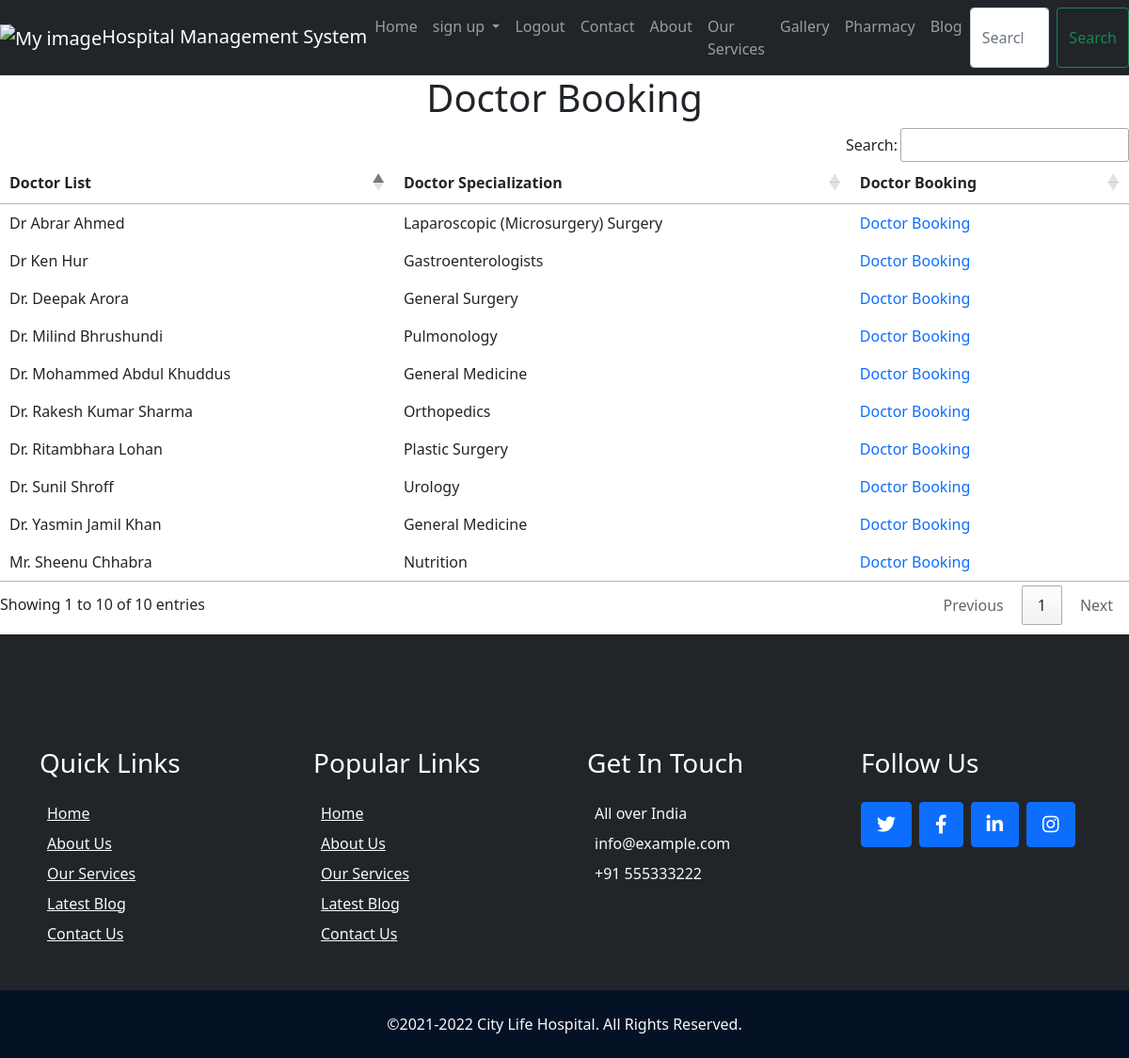
The app's page /hospital/docbook with its own data.
### hospital/models.py (models this page shows)
class doctor(models.Model):
    name=models.CharField(max_length=50)
    email=models.EmailField()
    phno=models.IntegerField()
    pwd=models.CharField(max_length=50)
    edu=models.CharField(max_length=50)
    spe=models.CharField(max_length=50)
    age=models.IntegerField()
    gender=models.CharField(max_length=50)
    class Meta:
        db_table="doctor"

### hospital/views.py (the view)
# urls.py: path('docbook',views.docbook),
def docbook(request):
  d=doctor.objects.all()
  return render(request,'docbook.html',{'d':d})

### hospital/templates/docbook.html (shortened to what this page needs)
{% extends 'base.html' %}
{% load static %}
{% block logout %}
<li class="nav-item">
    <a class="nav-link" href="signout">Logout</a>
</li>
{% endblock %}
{% block body %}
<h1>Doctor Booking</h1>
<table text-align="center" id="example">
    <thead>
        <tr>
            <th>Doctor List &emsp;</th>
            <th>Doctor Specialization &emsp;</th>
            <th>Doctor Booking &emsp;</th>
        </tr>
    </thead>
    <tbody>
        {% for doc in d %}
        <tr>
            <td>{{doc.name}}</td>
            <td>{{doc.spe}}</td>
            <td><a href="booking"  style="text-decoration: none;">Doctor Booking</a></td>
        </tr>
        {% endfor %}
    </tbody>
</table>
{% endblock %}

### hospital/templates/base.html (style rules this page uses)
h1 { text-align: center; }

### records on screen
doctor: name "Dr. Mohammed Abdul Khuddus", spe "General Medicine"
doctor: name "Dr. Deepak Arora", spe "General Surgery"
doctor: name "Dr. Rakesh Kumar Sharma", spe "Orthopedics"
doctor: name "Dr. Milind Bhrushundi", spe "Pulmonology"
doctor: name "Dr. Yasmin Jamil Khan", spe "General Medicine"
doctor: name "Dr. Sunil Shroff", spe "Urology"
doctor: name "Mr. Sheenu Chhabra", spe "Nutrition"
doctor: name "Dr. Ritambhara Lohan", spe "Plastic Surgery"
doctor: name "Dr Ken Hur", spe "Gastroenterologists"
doctor: name "Dr Abrar Ahmed", spe "Laparoscopic (Microsurgery) Surgery"
